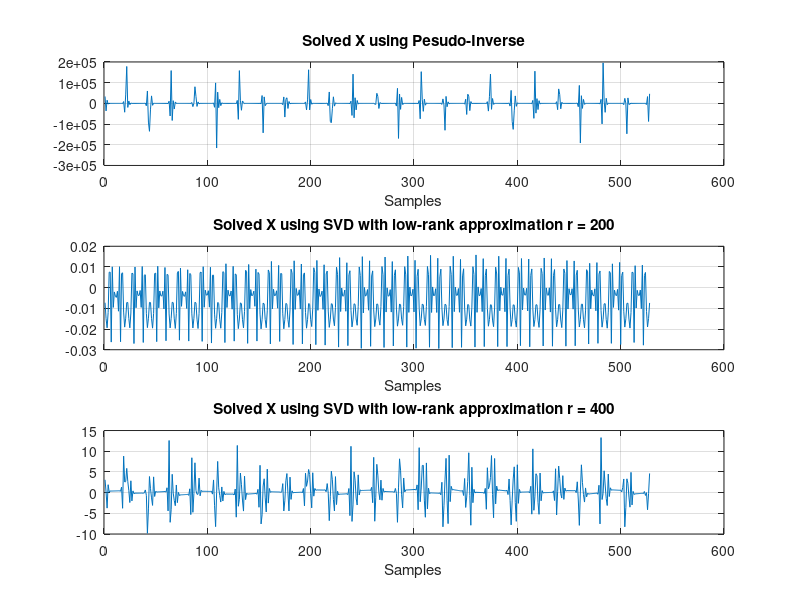

The MATLAB script that drew this image:
%% Load File
clc;
load A;
load b;
%% Solve the system equation B = Ax + b
% B is the mean of b
B = mean(b)*ones(length(b),1);
%Normal Way of solving
x = pinv(A)*(B-b);
subplot(311)
plot(x);xlabel('Samples');grid on
title('Solved X using Pesudo-Inverse');

%% Using SVD
[U,S,V] = svd(A);

%Low-rank approximation r = 200
r = 200;
U1 = U(:,1:r);
V1 = V(:,1:r);
S1 = S(1:r,1:r);

norm_dff1 = norm(U1*S1*V1' - A,'fro')%/norm(A,'fro');
%Extract the diagnal element of the S matrix
S_q = diag(S1);
S_qinv = diag(S_q.^(-1)); %inverse S

invA = V1*S_qinv*U1';%Pseudo inverse using SVD
x_SVD = invA*(B-b);
subplot(312)
plot(x_SVD);xlabel('Samples');grid on
title('Solved X using SVD with low-rank approximation r = 200');
condA = cond(U1*S1*V1');
formatSpec = 'Condition Number of a = %1.0f';
fprintf(formatSpec, condA)


%% Low-rank approximation r = 400
r1 = 400;
U2 = U(:,1:r1);
V2 = V(:,1:r1);
S2 = S(1:r1,1:r1);

norm_dff2 = norm(U2*S2*V2' - A,'fro')%/norm(A,'fro');
disp(norm_dff2)
%Extract the diagnal element of the S matrix
S_q = diag(S2);
S_qinv = diag(S_q.^(-1)); %inverse S

invA = V2*S_qinv*U2';%Pseudo inverse using SVD
x_SVD1 = invA*(B-b);
subplot(313)
plot(x_SVD1);xlabel('Samples');grid on
title('Solved X using SVD with low-rank approximation r = 400');
condA1 = cond(U2*S2*V2');
fprintf(formatSpec, condA1)
